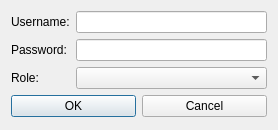
<?xml version="1.0" encoding="UTF-8"?>
<ui version="4.0">
 <class>User_add_update</class>
 <widget class="QDialog" name="User_add_update">
  <property name="geometry">
   <rect>
    <x>0</x>
    <y>0</y>
    <width>278</width>
    <height>130</height>
   </rect>
  </property>
  <property name="windowTitle">
   <string>Dialog</string>
  </property>
  <layout class="QFormLayout" name="formLayout">
   <item row="0" column="0">
    <widget class="QLabel" name="label_username">
     <property name="text">
      <string>Username:</string>
     </property>
    </widget>
   </item>
   <item row="2" column="0">
    <widget class="QLabel" name="label_role">
     <property name="text">
      <string>Role:</string>
     </property>
    </widget>
   </item>
   <item row="2" column="1">
    <widget class="QComboBox" name="combo_role"/>
   </item>
   <item row="4" column="0" colspan="2">
    <layout class="QGridLayout" name="gridLayout">
     <item row="0" column="0">
      <widget class="QPushButton" name="btn_ok">
       <property name="text">
        <string>OK</string>
       </property>
      </widget>
     </item>
     <item row="0" column="1">
      <widget class="QPushButton" name="btn_cancel">
       <property name="text">
        <string>Cancel</string>
       </property>
      </widget>
     </item>
    </layout>
   </item>
   <item row="0" column="1">
    <widget class="QLineEdit" name="edit_username"/>
   </item>
   <item row="1" column="0">
    <widget class="QLabel" name="label_password">
     <property name="text">
      <string>Password:</string>
     </property>
    </widget>
   </item>
   <item row="1" column="1">
    <widget class="QLineEdit" name="edit_password">
     <property name="echoMode">
      <enum>QLineEdit::Password</enum>
     </property>
    </widget>
   </item>
  </layout>
 </widget>
 <tabstops>
  <tabstop>edit_username</tabstop>
  <tabstop>combo_role</tabstop>
  <tabstop>btn_ok</tabstop>
  <tabstop>btn_cancel</tabstop>
 </tabstops>
 <resources/>
 <connections/>
</ui>
